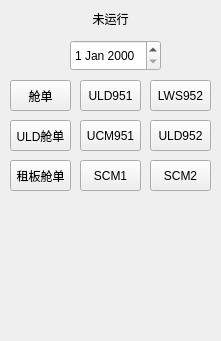
<?xml version="1.0" encoding="UTF-8"?>
<ui version="4.0">
 <class>MSForm</class>
 <widget class="QWidget" name="MSForm">
  <property name="geometry">
   <rect>
    <x>0</x>
    <y>0</y>
    <width>221</width>
    <height>341</height>
   </rect>
  </property>
  <property name="minimumSize">
   <size>
    <width>221</width>
    <height>341</height>
   </size>
  </property>
  <property name="maximumSize">
   <size>
    <width>221</width>
    <height>341</height>
   </size>
  </property>
  <property name="windowTitle">
   <string>MS神器</string>
  </property>
  <widget class="QLabel" name="MsgLabel">
   <property name="geometry">
    <rect>
     <x>0</x>
     <y>0</y>
     <width>221</width>
     <height>37</height>
    </rect>
   </property>
   <property name="layoutDirection">
    <enum>Qt::LeftToRight</enum>
   </property>
   <property name="text">
    <string>未运行</string>
   </property>
   <property name="alignment">
    <set>Qt::AlignCenter</set>
   </property>
  </widget>
  <widget class="QDateEdit" name="DateDE">
   <property name="geometry">
    <rect>
     <x>70</x>
     <y>40</y>
     <width>91</width>
     <height>31</height>
    </rect>
   </property>
  </widget>
  <widget class="QPushButton" name="ULDMnfstBtn">
   <property name="geometry">
    <rect>
     <x>10</x>
     <y>120</y>
     <width>61</width>
     <height>31</height>
    </rect>
   </property>
   <property name="text">
    <string>ULD舱单</string>
   </property>
  </widget>
  <widget class="QPushButton" name="RentalMnfstBtn">
   <property name="geometry">
    <rect>
     <x>10</x>
     <y>160</y>
     <width>61</width>
     <height>31</height>
    </rect>
   </property>
   <property name="text">
    <string>租板舱单</string>
   </property>
  </widget>
  <widget class="QPushButton" name="ULD951Btn">
   <property name="geometry">
    <rect>
     <x>80</x>
     <y>80</y>
     <width>61</width>
     <height>31</height>
    </rect>
   </property>
   <property name="text">
    <string>ULD951</string>
   </property>
  </widget>
  <widget class="QPushButton" name="LWS952Btn">
   <property name="geometry">
    <rect>
     <x>150</x>
     <y>80</y>
     <width>61</width>
     <height>31</height>
    </rect>
   </property>
   <property name="text">
    <string>LWS952</string>
   </property>
  </widget>
  <widget class="QPushButton" name="UCM951Btn">
   <property name="geometry">
    <rect>
     <x>80</x>
     <y>120</y>
     <width>61</width>
     <height>31</height>
    </rect>
   </property>
   <property name="text">
    <string>UCM951</string>
   </property>
  </widget>
  <widget class="QPushButton" name="ULD952Btn">
   <property name="geometry">
    <rect>
     <x>150</x>
     <y>120</y>
     <width>61</width>
     <height>31</height>
    </rect>
   </property>
   <property name="text">
    <string>ULD952</string>
   </property>
  </widget>
  <widget class="QPushButton" name="SCM1Btn">
   <property name="geometry">
    <rect>
     <x>80</x>
     <y>160</y>
     <width>61</width>
     <height>31</height>
    </rect>
   </property>
   <property name="text">
    <string>SCM1</string>
   </property>
  </widget>
  <widget class="QPushButton" name="SCM2Btn">
   <property name="geometry">
    <rect>
     <x>150</x>
     <y>160</y>
     <width>61</width>
     <height>31</height>
    </rect>
   </property>
   <property name="text">
    <string>SCM2</string>
   </property>
  </widget>
  <widget class="QPushButton" name="MnfstBtn">
   <property name="geometry">
    <rect>
     <x>10</x>
     <y>80</y>
     <width>61</width>
     <height>31</height>
    </rect>
   </property>
   <property name="text">
    <string>舱单</string>
   </property>
  </widget>
 </widget>
 <resources/>
 <connections/>
</ui>
